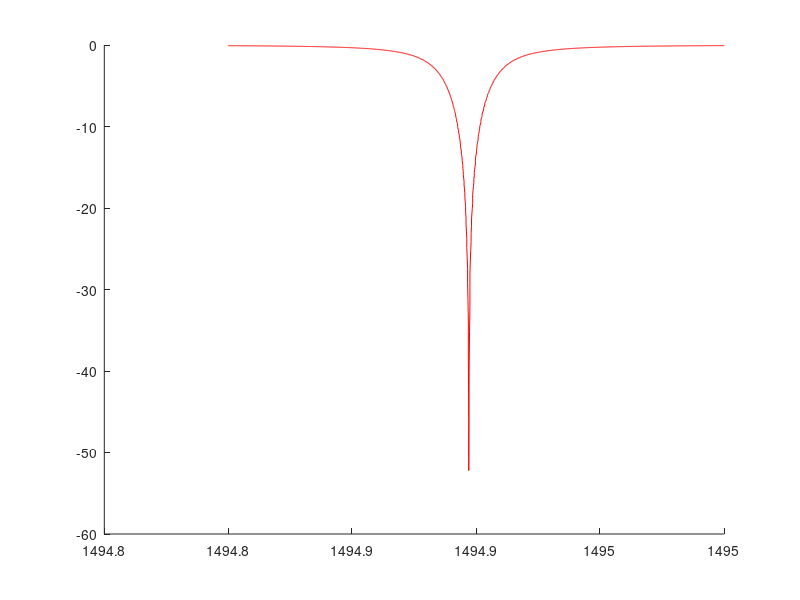
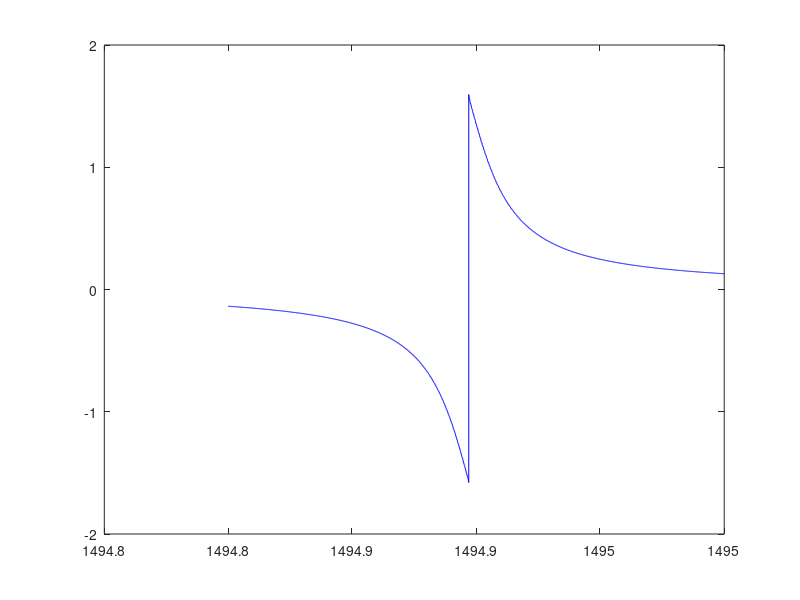

The MATLAB script that drew these images, in order:
% Calculate transmission spectrum of a ring resonator in an all-pass
% configuration
% Reference: A. Yariv, Electron. Lett. 36, 321-322 (2000)
% By JJ Hu @ MIT

clear all;

psi = 0 * pi; % phase delay of the ring coupler
k = 0.1032*exp(i*psi);    % amplitude coupling coefficient of the ring coupler
t = sqrt(1-(abs(k)).^2)*exp(i*psi);

lamda = 1494.8:0.0001:1495; % wavelength in nm
L_ring = 40*pi;    % length of the ring (except the coupler part) in micron
n_eff = 2.1175-(lamda-min(lamda))*0.0001;    % effective index of waveguide

% load(['loss_ring.txt'],'loss_ring','-ascii');   % load wavelength depedent loss figure saved in the file loss_ring.txt
% loss_ring = transpose(loss_ring);
loss_ring = 3.7;  % Equivalent waveguide loss in the ring in dB/cm

alpha = sqrt(10.^(-loss_ring/1E5*L_ring));   % round trip amplitude loss in the ring
theta = L_ring.*n_eff./(lamda/1000)*2*pi;    % round trip phase delay in the ring

insertion = 0;   % insertion loss

b1 = (-alpha+t.*exp(-i*theta))./(-alpha.*conj(t)+exp(-i*theta));
hold on;
plot(lamda, log10(abs(b1).^2)*10-insertion,'r')     % plot transmitted intensity in dB scale
% plot(lamda, abs(b1).^2,'r')     % plot transmitted intensity in linear scale
figure;
plot(lamda, angle(b1),'b')  % plot phase of the transmitted light

DataOutput = transpose([lamda; abs(b1).^2]);
% save(['Transmission.txt'],'DataOutput','-ascii');